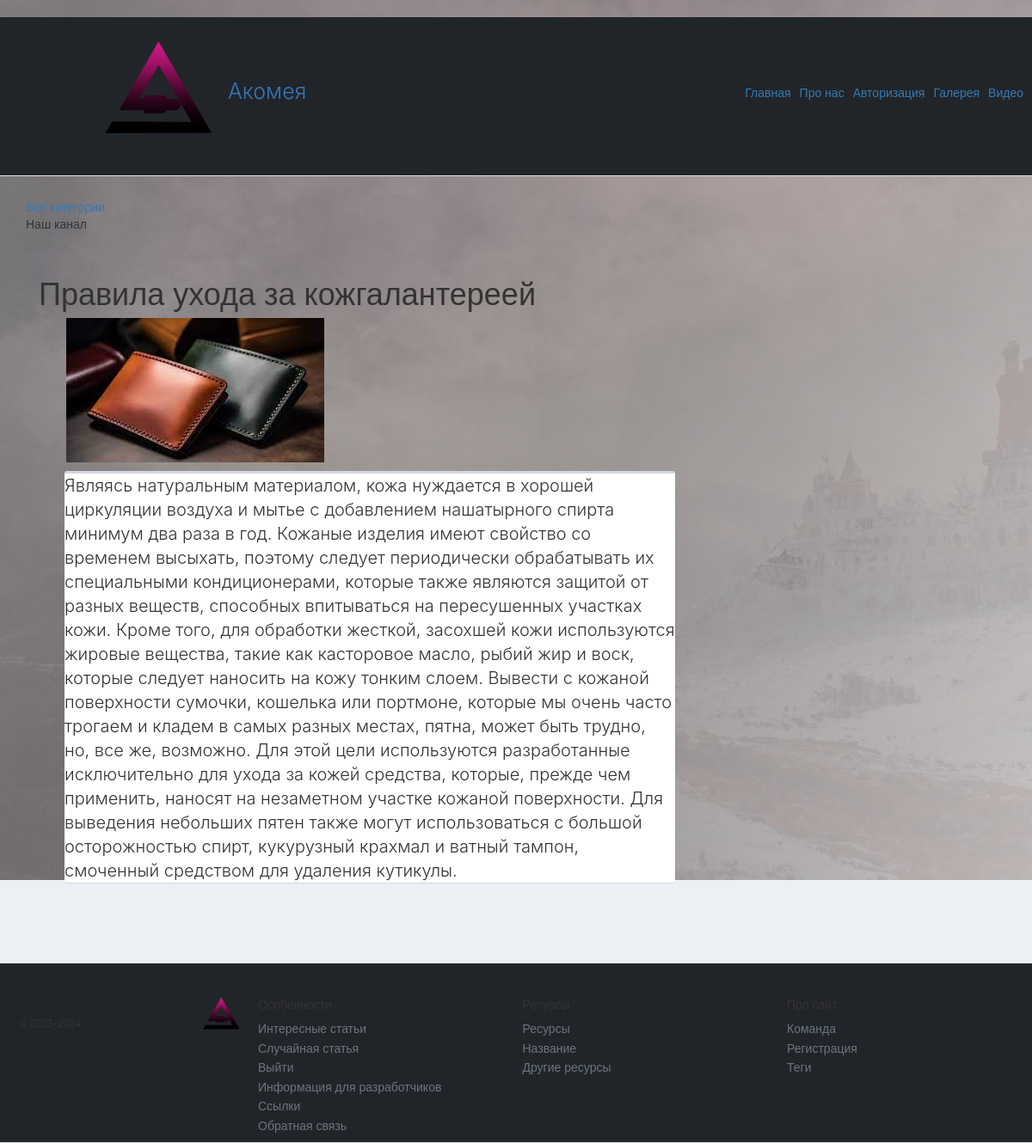
The page /post/wal/ on the database its author committed.
### main/models.py (models this page shows, shortened)
class New(models.Model):
    title = models.CharField('Название', max_length=50)
    posts = models.TextField('Описание')
    slug = models.SlugField(unique=True, max_length=255, db_index=True, verbose_name="URL")
    photo = models.ImageField(upload_to="photos/", verbose_name="Фото")
    time_create = models.DateTimeField(auto_now_add=True, verbose_name="Время создания")
    time_update = models.DateTimeField(auto_now=True, verbose_name="Время изменения")
    is_published = models.BooleanField(default=True, verbose_name="Публикация")
    cat = models.ForeignKey('Category', on_delete=models.PROTECT, verbose_name="Категории")
    objects = models.Manager()
    class Meta:
        verbose_name = 'Статья'
        verbose_name_plural = 'Статьи'
        permissions = (("can_create", "create"),)

### main/views.py (the view)
# urls.py: path('post/<slug:post_slug>/',views.show_post, name='post'),
def show_post(request, post_slug):
    post = get_object_or_404(New, slug=post_slug)
    context = {
        'post': post,
        'title': post.title,
        'cat_selected': post.cat_id,
    }
    return render(request, 'main/post.html', context=context)

### main/templates/main/post.html (shortened to what this page needs)
{% extends 'main/base.html' %}
{% block content %}
<h1>{{post.title}}</h1>
<link rel="stylesheet" href="https://netdna.bootstrapcdn.com/bootstrap/3.3.4/css/bootstrap.min.css">
<link href="https://maxcdn.bootstrapcdn.com/font-awesome/4.3.0/css/font-awesome.min.css" rel="stylesheet">
<div class="container bootstrap snippets bootdey">
    <div class="post-content">
        <div class="row">
            <div class="col-sm-2">
                <div class="img-fluid mb30">
                    {% if post.photo %}
                        <p><img class="picture" src="{{post.photo.url}}" ></p>
                    {% endif %}
                </div>
            </div>
        </div>
        <div class="col-sm-8">
            <div class="box box-widget">
                <div class="lead">
                        {{post.posts|linebreaks}}
                </div>
            </div>
        </div>
    </div>
</div>
{% endblock %}

### main/static/main/css/styles.css (style rules this page uses)
html, body { font-family: 'Arial'; margin: 0; padding: 0; height: 100%; width: 100%; color: #444; }
img { max-width: 600px; height: auto; }

### main/templates/main/post.html (style rules this page uses)
body { margin-top:20px; background-color: #ecf0f5; }
.box-widget { border: none; position: relative; }
.box { position: relative; border-radius: 3px; background: #ffffff; border-top: 3px solid #d2d6de; margin-bottom: 20px; width: 100%; box-shadow: 0 1px 1px rgba(0,0,0,0.1); }
.lead { font-size: 2rem; font-weight: 300; font-family: -apple-system,BlinkMacSystemFont,"Segoe UI",Roboto,"Helvetica Neue",Arial,"Noto Sans",sans-serif,"Apple Color Emoji","Segoe UI Emoji","Segoe UI Symbol","Noto Color Emoji"; }
.picture { margin-left: 17px; }

### rows shown on the page
New: title "Правила ухода за кожгалантереей", photo (picture), posts "Являясь натуральным материалом, кожа нуждается в хорошей циркуляции воздуха и мытье с добавлением нашатырного спирта минимум два раза в год. Кожаные изделия имеют свойство со временем высыхать, поэтому следует периодически обрабатывать их специальными кондиционерами, которые также являются защитой от разных веществ, способных впитываться на пересушенных участках кожи. Кроме того, для обработки жесткой, засохшей кожи используются жировые вещества, такие как касторовое масло, рыбий жир и воск, которые следует наносить на кожу тонким слоем. Вывести с кожаной поверхности сумочки, кошелька или портмоне, которые мы очень часто трогаем и кладем в самых разных местах, пятна, может быть трудно, но,…"
